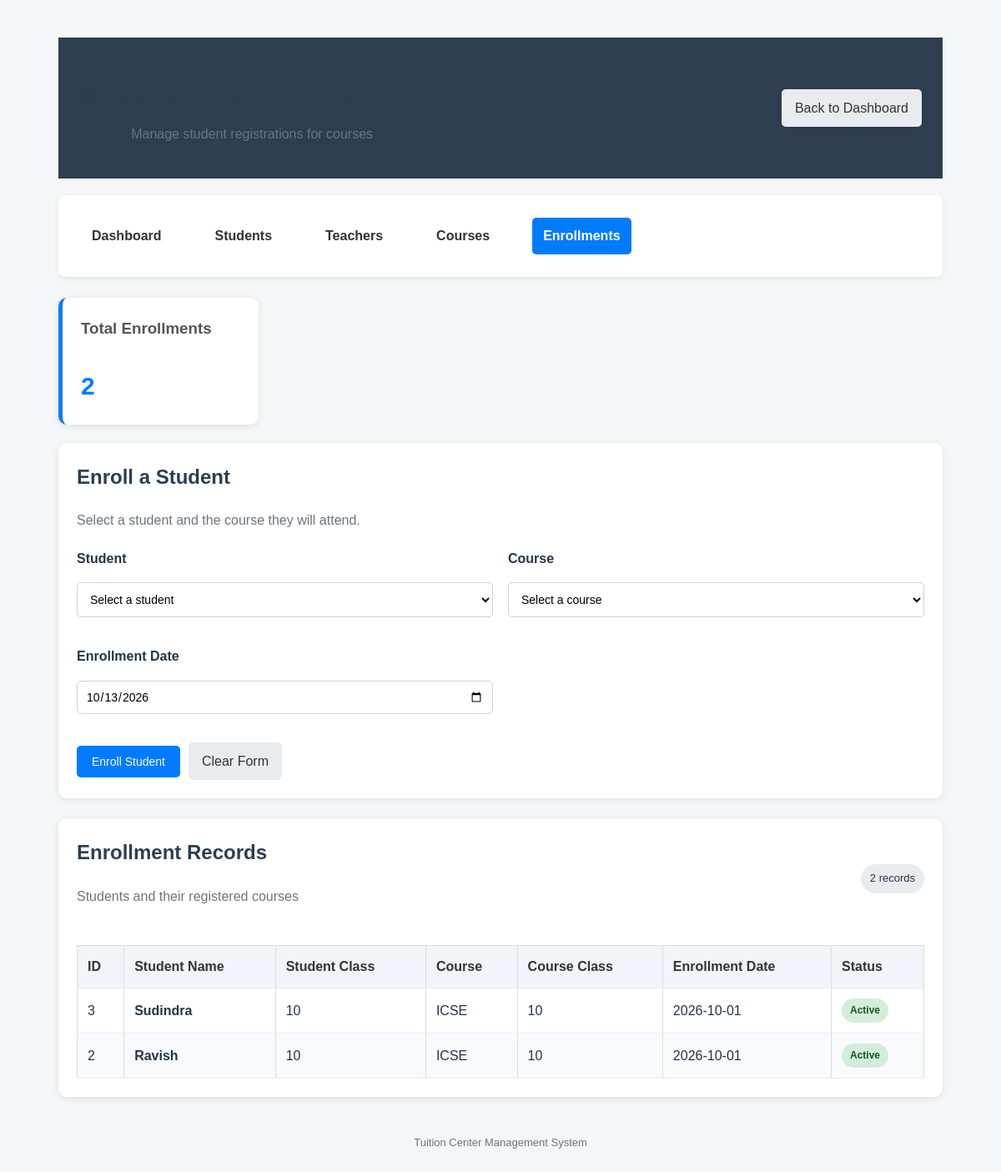
Screenshot of /enrollments (signed in) with the database file from the repository.
### tables this page shows
CREATE TABLE enrollments (
        id INTEGER PRIMARY KEY AUTOINCREMENT,
        student_id INTEGER NOT NULL,
        course_id INTEGER NOT NULL,
        enrollment_date TEXT NOT NULL,
        status TEXT NOT NULL DEFAULT 'Active'
            CHECK (status IN ('Active', 'Inactive')),
        UNIQUE (student_id, course_id),
        FOREIGN KEY (student_id) REFERENCES students(id),
        FOREIGN KEY (course_id) REFERENCES courses(id)
        );

CREATE TABLE students (
            id INTEGER PRIMARY KEY AUTOINCREMENT,
            name TEXT NOT NULL,
            class_name TEXT NOT NULL,
            phone TEXT,
            email TEXT,
            address TEXT
        );

CREATE TABLE courses (
        id INTEGER PRIMARY KEY AUTOINCREMENT,
        course_name TEXT NOT NULL,
        class_name TEXT NOT NULL,
        subject TEXT NOT NULL,
        teacher_id INTEGER,
        fee REAL NOT NULL DEFAULT 0,
        FOREIGN KEY (teacher_id) REFERENCES teachers(id)
        );

### app.py (the view, shortened to what this page needs)
@app.route("/enrollments", methods=["GET", "POST"])
@login_required
def enrollments():
    conn = get_db_connection()
    students = conn.execute("""
        SELECT id, name, class_name
        FROM students
        ORDER BY name COLLATE NOCASE
    """).fetchall()
    courses = conn.execute("""
        SELECT id, course_name, class_name, fee
        FROM courses
        ORDER BY course_name COLLATE NOCASE
    """).fetchall()
    enrollment_list = conn.execute("""
        SELECT
            e.id,
            e.enrollment_date,
            e.status,
            s.name AS student_name,
            s.class_name AS student_class,
            c.course_name,
            c.class_name AS course_class
        FROM enrollments e
        JOIN students s ON e.student_id = s.id
        JOIN courses c ON e.course_id = c.id
        ORDER BY e.id DESC
    """).fetchall()
    conn.close()
    return render_template(
        "enrollments.html",
        students=students,
        courses=courses,
        enrollments=enrollment_list,
        today=date.today().isoformat()
    )

### app.py (called while the page is built)
def get_db_connection():
    conn = sqlite3.connect("tuition.db")
    conn.row_factory = sqlite3.Row
    return conn

def login_required(route_function):
    @wraps(route_function)
    def wrapper(*args, **kwargs):
        if "admin_id" not in session:
            return redirect(url_for("login"))
        return route_function(*args, **kwargs)
    return wrapper

### templates/enrollments.html (shortened to what this page needs)
<!DOCTYPE html>
<html lang="en">
<head>
    <link rel="stylesheet"
          href="{{ url_for('static', filename='style.css') }}">
</head>
<body>
    <div class="container">
        <header class="page-header">
            <div>
                <h1>Student Course Enrollment</h1>
                <p>Manage student registrations for courses</p>
            </div>
            <a href="{{ url_for('home') }}" class="back-btn">
                Back to Dashboard
            </a>
        </header>
        <nav class="enrollment-nav">
            <a href="{{ url_for('home') }}">Dashboard</a>
            <a href="{{ url_for('students') }}">Students</a>
            <a href="{{ url_for('teachers') }}">Teachers</a>
            <a href="{{ url_for('courses') }}">Courses</a>
            <a href="{{ url_for('enrollments') }}" class="active">
                Enrollments
            </a>
        </nav>
        <div class="enrollment-summary">
            <div class="enrollment-card">
                <h3>Total Enrollments</h3>
                <p>{{ enrollments|length }}</p>
            </div>
        </div>
        <section class="enrollment-panel">
            <h2>Enroll a Student</h2>
            <p class="section-description">
                Select a student and the course they will attend.
            </p>
            <form method="POST"
                  action="{{ url_for('enrollments') }}"
                  class="enrollment-form">
                <div class="form-group">
                    <label for="student_id">Student</label>
                    <select id="student_id"
                            name="student_id"
                            required>
                        <option value="">Select a student</option>
                    </select>
                </div>
                <div class="form-group">
                    <label for="course_id">Course</label>
                    <select id="course_id"
                            name="course_id"
                            required>
                        <option value="">Select a course</option>
                    </select>
                </div>
                <div class="form-group">
                    <label for="enrollment_date">
                        Enrollment Date
                    </label>
                    <input type="date"
                           id="enrollment_date"
                           name="enrollment_date"
                           value="{{ today }}"
                           required>
                </div>
                <div class="form-actions">
                    <button type="submit" class="primary-btn">
                        Enroll Student
                    </button>
                    <a href="{{ url_for('enrollments') }}"
                       class="secondary-btn">
                        Clear Form
                    </a>
                </div>
            </form>
        </section>
        <section class="enrollment-panel">
            <div class="table-header">
                <div>
                    <h2>Enrollment Records</h2>
                    <p class="section-description">
                        Students and their registered courses
                    </p>
                </div>
                <span class="record-count">
                    {{ enrollments|length }} records
                </span>
            </div>
            {% if enrollments %}
                <div class="table-responsive">
                    <table class="enrollment-table">
                        <thead>
                            <tr>
                                <th>ID</th>
                                <th>Student Name</th>
                                <th>Student Class</th>
                                <th>Course</th>
                                <th>Course Class</th>
                                <th>Enrollment Date</th>
                                <th>Status</th>
                            </tr>
                        </thead>
                        <tbody>
                            {% for item in enrollments %}
                                <tr>
                                    <td>{{ item['id'] }}</td>
                                    <td>
                                        <strong>
                                            {{ item['student_name'] }}
                                        </strong>
                                    </td>
                                    <td>{{ item['student_class'] }}</td>
                                    <td>{{ item['course_name'] }}</td>
                                    <td>{{ item['course_class'] }}</td>
                                    <td>{{ item['enrollment_date'] }}</td>
                                    <td>
                                        <span class="status-badge
                                            {% if item['status'] == 'Active' %}
                                                status-active
                                            {% else %}
                                                status-inactive
                                            {% endif %}">
                                            {{ item['status'] }}
                                        </span>
                                    </td>
                                </tr>
                            {% endfor %}
                        </tbody>
                    </table>
                </div>
            {% endif %}
        </section>
        <footer class="page-footer">
            Tuition Center Management System
        </footer>
    </div>
</body>
</html>

### static/style.css (style rules this page uses)
body { font-family: Arial, sans-serif; margin: 0; background-color: #f4f6f8; }
header { background-color: #2c3e50; color: white; text-align: center; padding: 25px; }
nav { background-color: #34495e; text-align: center; padding: 15px; }
nav a { color: white; text-decoration: none; margin: 15px; font-weight: bold; }
footer { text-align: center; padding: 20px; margin-top: 30px; }
.container { max-width: 1100px; margin: 25px auto; padding: 20px; }
.container select, .container input[type="date"] { display: block; width: 100%; max-width: 500px; padding: 10px; margin: 8px 0 16px; border: 1px solid #ccc; border-radius: 5px; box-sizing: border-box; }
.container table { width: 100%; border-collapse: collapse; margin-top: 15px; }
.container th, .container td { border: 1px solid #ddd; padding: 10px; text-align: left; }
.container th { background: #007bff; color: white; }
.page-header { display: flex; justify-content: space-between; align-items: center; gap: 15px; margin-bottom: 20px; }
.page-header h1 { margin-bottom: 5px; }
.page-header p, .section-description { color: #6c757d; margin-top: 5px; }
.back-btn, .secondary-btn { display: inline-block; padding: 10px 16px; background: #e9ecef; color: #333; border-radius: 5px; text-decoration: none; }
.enrollment-nav { display: flex; flex-wrap: wrap; gap: 8px; margin-bottom: 25px; padding: 12px; background: #fff; border-radius: 8px; box-shadow: 0 2px 6px rgba(0, 0, 0, 0.08); }
.enrollment-nav a { padding: 9px 13px; color: #333; text-decoration: none; border-radius: 5px; }
.enrollment-nav a:hover, .enrollment-nav a.active { background: #007bff; color: white; }
.enrollment-summary { display: grid; grid-template-columns: repeat(auto-fit, minmax(180px, 240px)); gap: 18px; margin-bottom: 22px; }
.enrollment-card, .enrollment-panel { background: #fff; padding: 22px; border-radius: 10px; box-shadow: 0 2px 8px rgba(0, 0, 0, 0.09); }
.enrollment-card { border-left: 5px solid #007bff; }
.enrollment-card h3 { margin-top: 0; color: #555; }
.enrollment-card p { margin-bottom: 0; font-size: 30px; font-weight: bold; color: #007bff; }
.enrollment-panel { margin-bottom: 24px; }
.enrollment-panel h2 { margin-top: 0; }
.enrollment-form { display: grid; grid-template-columns: repeat(2, minmax(0, 1fr)); gap: 18px; margin-top: 20px; }
.form-group { display: flex; flex-direction: column; gap: 8px; }
.form-group label { font-weight: 600; }
.form-group select, .form-group input { width: 100%; box-sizing: border-box; padding: 11px; border: 1px solid #ced4da; border-radius: 5px; font-size: 14px; background: #fff; }
.form-actions { grid-column: 1 / -1; display: flex; flex-wrap: wrap; gap: 10px; align-items: center; }
.primary-btn { padding: 11px 18px; background: #007bff; color: white; border: none; border-radius: 5px; cursor: pointer; font-size: 14px; }
.table-header { display: flex; justify-content: space-between; align-items: center; gap: 12px; margin-bottom: 15px; }
.record-count { background: #e9ecef; padding: 7px 11px; border-radius: 20px; font-size: 13px; }
.table-responsive { width: 100%; overflow-x: auto; }
.enrollment-table { width: 100%; border-collapse: collapse; }
.enrollment-table th, .enrollment-table td { padding: 12px; border-bottom: 1px solid #e9ecef; text-align: left; white-space: nowrap; }
.enrollment-table th { background: #f1f5f9; color: #333; }
.status-badge { display: inline-block; padding: 5px 10px; border-radius: 20px; font-size: 12px; font-weight: bold; }
.status-active { background: #d4edda; color: #155724; }
.page-footer { margin: 25px 0; text-align: center; color: #6c757d; font-size: 13px; }
* { box-sizing: border-box; }
body { color: #263445; line-height: 1.6; }
main h1, main h2, .container h1, .container h2 { color: #2c3e50; }
button, .primary-btn, .export-btn, .back-btn, .secondary-btn { font-family: inherit; transition: background-color 0.2s ease, box-shadow 0.2s ease; }
.dashboard-card, .card, .enrollment-card, .enrollment-panel { transition: box-shadow 0.2s ease; }
.container table, .enrollment-table { background-color: #ffffff; }
.container th, .enrollment-table th { font-weight: 600; }
.container tbody tr:nth-child(even), .enrollment-table tbody tr:nth-child(even) { background-color: #f8fafc; }
input, select, textarea { font-family: inherit; max-width: 100%; }
input:not([type="checkbox"]):not([type="radio"]), select, textarea { border: 1px solid #ced4da; border-radius: 6px; }

### rows the page displays
enrollments: id "3", student_name "Sudindra", student_class "10", course_name "ICSE", course_class "10", enrollment_date "2026-10-01", status "Active"
enrollments: id "2", student_name "Ravish", student_class "10", course_name "ICSE", course_class "10", enrollment_date "2026-10-01", status "Active"

### other values shown
{{ enrollments|length }} "2"
